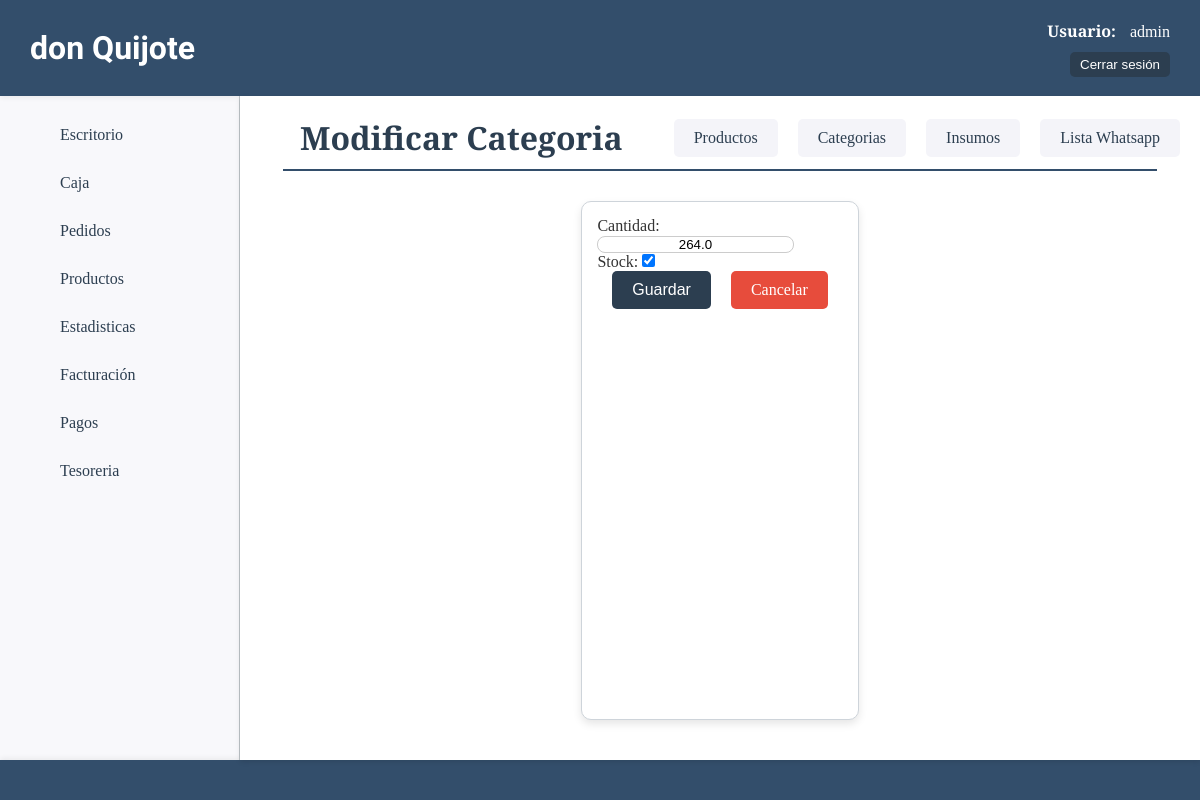
/productos/actualizar-cantidad-cat/2 (signed in), run on an earlier commit of the app's database.
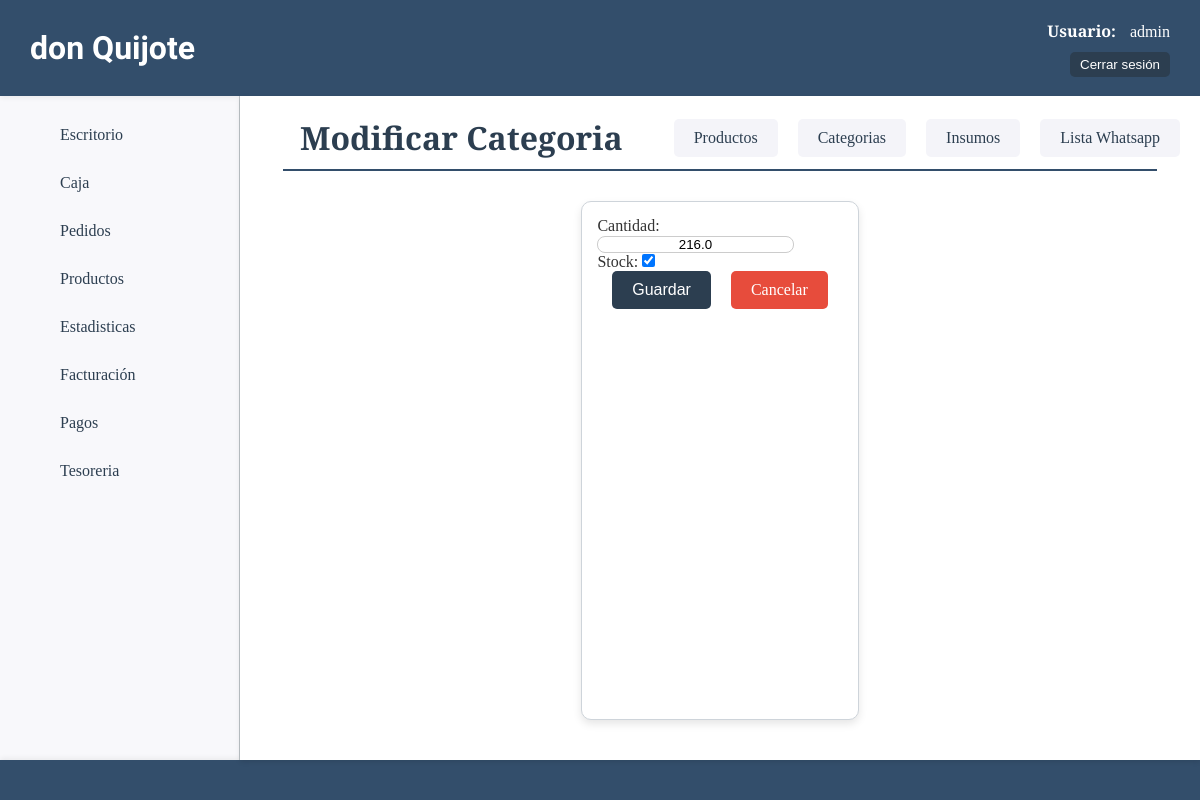
And on a later commit of the database.
### productos/models.py (models this page shows, shortened)
class ProductoCategoria(models.Model):
    nombre=models.CharField(max_length=50)
    estado=models.BooleanField(default=True)
    cantidad=models.FloatField(default=99, verbose_name="Cantidad")
    stock=models.BooleanField(default=True, verbose_name="Stock")

### productos/views.py (the view)
# urls.py: path('actualizar-cantidad-cat/<int:pk>', views.ActualizarCantidadCat.as_view(), name='actualizar_cantidad_cat'),
class ActualizarCantidadCat(LoginRequiredMixin, UpdateView):
    model = models.ProductoCategoria
    form_class = forms.CantCategoriaForm
    success_url = reverse_lazy("productos:home")

### productos/forms.py
class CantCategoriaForm(forms.ModelForm):
    class Meta:
        model = models.ProductoCategoria
        fields = ['cantidad', 'stock']
        widgets = {
            'cantidad': forms.NumberInput(attrs={
                'class': 'cat-cant-opc',
                'min': 0,
            }),
            'stock': forms.CheckboxInput(attrs={
                'class': 'form-check-input'
            }),
        }

### productos/templates/productos/productocategoria_form.html (shortened to what this page needs)
{% extends 'core/base.html' %}
{% load static %}
{% block css %}
    <link rel="stylesheet" href="{% static 'productos/css/styles.css' %}">
{% endblock css %}
{% block titulo %}
    {% if form.instance.pk %}
        {% include 'core/components/encabezado.html' with titulo_texto="Modificar Categoria" %}
    {% else %}
        {% include 'core/components/encabezado.html' with titulo_texto="Crear Categoria" %}
    {% endif %}
{% endblock titulo %}
{% block main %}
    <section class="form-container">
        <form class="card" action="" method="post">
            {{ form }}
            <div class="btn-container">
                <button class="btn-success" type="submit">Guardar</button>
                <a class="btn-delete" href="{% url 'productos:categorias' %}">Cancelar</a>
            </div>
        </form>
    </section>
{% endblock main %}

What changed in the data, as far as the page shows it:
changed ProductoCategoria: cantidad "264.0" → "216.0"
